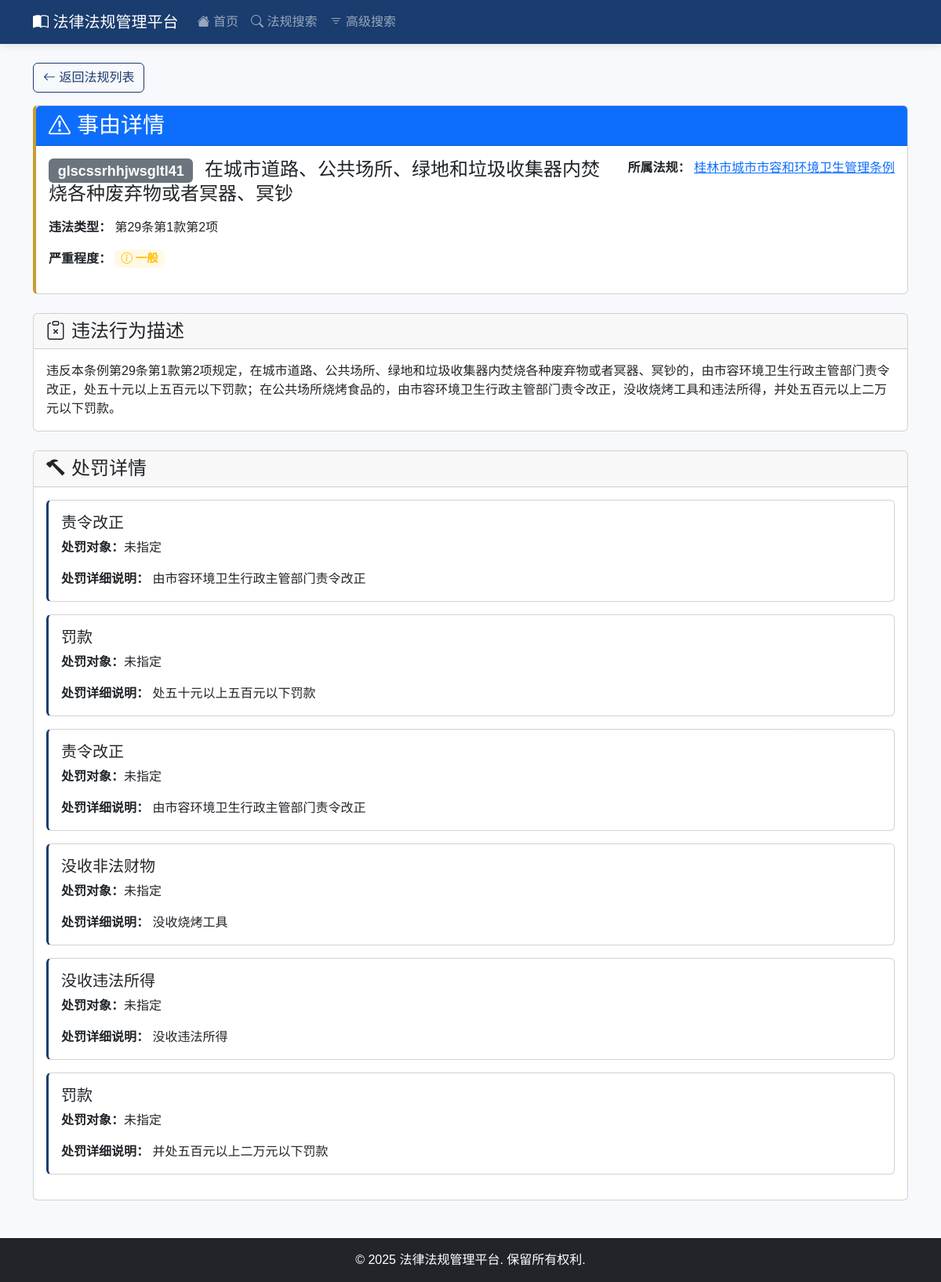
The app's page /causes/112 with its own data.
### models.py (models this page shows)
class LegalCause(db.Model):
    id = db.Column(db.Integer, primary_key=True)
    regulation_id = db.Column(db.Integer, db.ForeignKey('legal_regulation.id'), nullable=False)
    code = db.Column(db.String(100), nullable=False)  # 唯一编号
    description = db.Column(db.Text, nullable=False)  # 事由描述
    violation_type = db.Column(db.String(200))  # 违则
    violation_clause = db.Column(db.String(200))  # 违则条款
    behavior = db.Column(db.Text)  # 行为
    illegal_behavior = db.Column(db.Text)  # 违法行为
    penalty_type = db.Column(db.String(200))  # 罚则
    penalty_clause = db.Column(db.String(200))  # 罚则条款
    severity = db.Column(db.String(20))  # 严重程度
    punishments = relationship('LegalPunishment', back_populates='cause', cascade='all, delete-orphan')
    regulation = relationship('LegalRegulation', back_populates='causes')

class LegalRegulation(db.Model):
    id = db.Column(db.Integer, primary_key=True)
    name = db.Column(db.String(200), nullable=False, unique=True)  # 法规名称
    document_number = db.Column(db.String(100))  # 文号
    issued_by = db.Column(db.String(100))  # 通过机构
    approved_by = db.Column(db.String(100))  # 批准机构
    issued_date = db.Column(db.DateTime)  # 批准日期
    effective_date = db.Column(db.DateTime)  # 生效日期
    revision_date = db.Column(db.DateTime)  # 修订日期
    hierarchy_level = db.Column(db.String(50))  # 效力级别
    province = db.Column(db.String(50))  # 省
    city = db.Column(db.String(50))  # 市
    status = db.Column(db.String(20), default='active')  # 状态：active, archived
    structures = relationship('LegalStructure', back_populates='regulation', cascade='all, delete-orphan')
    causes = relationship('LegalCause', back_populates='regulation', cascade='all, delete-orphan')

class LegalPunishment(db.Model):
    id = db.Column(db.Integer, primary_key=True)
    cause_id = db.Column(db.Integer, db.ForeignKey('legal_cause.id'), nullable=False)
    circumstance = db.Column(db.String(200))  # 情形
    punishment_type = db.Column(db.String(100))  # 处罚类型
    progressive_punishment = db.Column(db.String(200))  # 递进处罚
    industry = db.Column(db.String(200))  # 行业
    subject_level = db.Column(db.String(100))  # 主体级别
    punishment_target = db.Column(db.String(100))  # 处罚对象
    punishment_details = db.Column(db.Text)  # 处罚明细
    additional_notes = db.Column(db.Text)  # 补充说明
    cause = relationship('LegalCause', back_populates='punishments')

### app.py (the view)
@app.route('/causes/<int:cause_id>')
def cause_detail(cause_id):
    cause = LegalCause.query.get_or_404(cause_id)
    punishments = LegalPunishment.query.filter_by(cause_id=cause_id).all()
    return render_template('causes/detail.html',
                           cause=cause,
                           punishments=punishments)

### templates/causes/detail.html (shortened to what this page needs)
<!DOCTYPE html>
<html lang="zh">
<head>
    <link href="https://cdn.jsdelivr.net/npm/bootstrap@5.3.0/dist/css/bootstrap.min.css" rel="stylesheet">
    <link rel="stylesheet" href="https://cdn.jsdelivr.net/npm/bootstrap-icons@1.11.0/font/bootstrap-icons.css">
</head>
<body>
    <nav class="navbar navbar-expand-lg navbar-dark">
        <div class="container">
            <a class="navbar-brand" href="/">
                <i class="bi bi-book-half"></i> 法律法规管理平台
            </a>
            <div class="collapse navbar-collapse" id="navbarNav">
                <ul class="navbar-nav">
                    <li class="nav-item">
                        <a class="nav-link" href="/">
                            <i class="bi bi-house-fill"></i> 首页
                        </a>
                    </li>
                    <li class="nav-item">
                        <a class="nav-link" href="/search/regulations">
                            <i class="bi bi-search"></i> 法规搜索
                        </a>
                    </li>
                    <li class="nav-item">
                        <a class="nav-link" href="/advanced_search">
                            <i class="bi bi-filter"></i> 高级搜索
                        </a>
                    </li>
                </ul>
            </div>
        </div>
    </nav>
    <div class="container mt-4">
        <div class="row">
            <div class="col-12">
                <a href="{{ url_for('search_regulations') }}" class="btn btn-back mb-3">
                    <i class="bi bi-arrow-left"></i> 返回法规列表
                </a>
            </div>
        </div>
        <div class="card cause-card">
            <div class="card-header bg-primary text-white">
                <h3 class="mb-0">
                    <i class="bi bi-exclamation-triangle me-2"></i>事由详情
                </h3>
            </div>
            <div class="card-body">
                <div class="row">
                    <div class="col-md-8">
                        <h4 class="mb-3">
                            <span class="badge bg-secondary me-2">{{ cause.code }}</span>
                            {{ cause.description }}
                        </h4>
                        <div class="mb-3">
                            <strong>违法类型：</strong>
                            {{ cause.violation_type or '未知' }}
                        </div>
                        <div class="mb-3">
                            <strong>严重程度：</strong>
                            {% if cause.severity == '严重' %}
                            <span class="badge severity-badge badge-light-danger">
                                <i class="bi bi-exclamation-octagon me-1"></i>严重
                            </span>
                            {% elif cause.severity == '轻微' %}
                            <span class="badge severity-badge badge-light-success">
                                <i class="bi bi-check-circle me-1"></i>轻微
                            </span>
                            {% else %}
                            <span class="badge severity-badge badge-light-warning">
                                <i class="bi bi-info-circle me-1"></i>一般
                            </span>
                            {% endif %}
                        </div>
                    </div>
                    <div class="col-md-4 text-md-end">
                        <div class="mb-2">
                            <strong>所属法规：</strong>
                            <a href="{{ url_for('regulation_detail', regulation_id=cause.regulation.id) }}" class="text-primary">
                                {{ cause.regulation.name }}
                            </a>
                        </div>
                    </div>
                </div>
            </div>
        </div>
        <div class="card mt-4">
            <div class="card-header">
                <h4 class="mb-0">
                    <i class="bi bi-clipboard-x me-2"></i>违法行为描述
                </h4>
            </div>
            <div class="card-body">
                {{ cause.illegal_behavior or '暂无详细描述' }}
            </div>
        </div>
        <div class="card mt-4">
            <div class="card-header">
                <h4 class="mb-0">
                    <i class="bi bi-hammer me-2"></i>处罚详情
                </h4>
            </div>
            <div class="card-body">
                {% for punishment in punishments %}
                <div class="card punishment-card mb-3">
                    <div class="card-body">
                        <div class="row">
                            <div class="col-md-8">
                                <h5 class="card-title">
                                    {{ punishment.punishment_type or '未知处罚' }}
                                </h5>
                                <p class="card-text">
                                    <strong>处罚对象：</strong>{{ punishment.subject_type or '未指定' }}
                                </p>
                            </div>
                            <div class="col-md-4 text-md-end">
                            </div>
                        </div>
                        {% if punishment.punishment_details %}
                        <div class="mt-3">
                            <strong>处罚详细说明：</strong>
                            {{ punishment.punishment_details }}
                        </div>
                        {% endif %}
                    </div>
                </div>
                {% else %}
                <div class="text-center text-muted">
                    <i class="bi bi-inbox"></i> 暂无处罚信息
                </div>
                {% endfor %}
            </div>
        </div>
    </div>
    <footer class="bg-dark text-white text-center py-3 mt-5">
        <div class="container">
            <p class="mb-0">&copy; 2025 法律法规管理平台. 保留所有权利.</p>
        </div>
    </footer>
</body>
</html>

### templates/causes/detail.html (style rules this page uses)
:root { --primary-color: #1a3c6e; --secondary-color: #f8f9fc; --accent-color: #c59c34; --dark-color: #2c3e50; --light-accent: #e9f0f7; }
body { font-family: 'Microsoft YaHei', '微软雅黑', Arial, sans-serif; background-color: var(--secondary-color); }
.navbar { background-color: var(--primary-color) !important; box-shadow: 0 2px 10px rgba(0, 0, 0, 0.1); }
.cause-card { border-left: 4px solid var(--accent-color); margin-bottom: 1.5rem; }
.punishment-card { border-left: 3px solid var(--primary-color); transition: all 0.3s ease; }
.btn-back { background-color: var(--secondary-color); border-color: var(--primary-color); color: var(--primary-color); }
.severity-badge { font-size: 0.9rem; padding: 0.25rem 0.5rem; }
.badge-light-warning { background-color: rgba(255, 193, 7, 0.1); color: #ffc107; }

### records on screen
LegalCause: code "glscssrhhjwsgltl41", description "在城市道路、公共场所、绿地和垃圾收集器内焚烧各种废弃物或者冥器、冥钞", violation_type "第29条第1款第2项", illegal_behavior "违反本条例第29条第1款第2项规定，在城市道路、公共场所、绿地和垃圾收集器内焚烧各种废弃物或者冥器、冥钞的，由市容环境卫生行政主管部门责令改正，处五十元以上五百元以下罚款；在公共场所烧烤食品的，由市容环境卫生行政主管部门责令改正，没收烧烤工具和违法所得，并处五百元以上二万元以下罚款。"
LegalRegulation: regulation.name "桂林市城市市容和环境卫生管理条例"
LegalPunishment: punishment_type "责令改正", subject_type "未指定", punishment_details "由市容环境卫生行政主管部门责令改正"
LegalPunishment: punishment_type "罚款", subject_type "未指定", punishment_details "处五十元以上五百元以下罚款"
LegalPunishment: punishment_type "责令改正", subject_type "未指定", punishment_details "由市容环境卫生行政主管部门责令改正"
LegalPunishment: punishment_type "没收非法财物", subject_type "未指定", punishment_details "没收烧烤工具"
LegalPunishment: punishment_type "没收违法所得", subject_type "未指定", punishment_details "没收违法所得"
LegalPunishment: punishment_type "罚款", subject_type "未指定", punishment_details "并处五百元以上二万元以下罚款"
